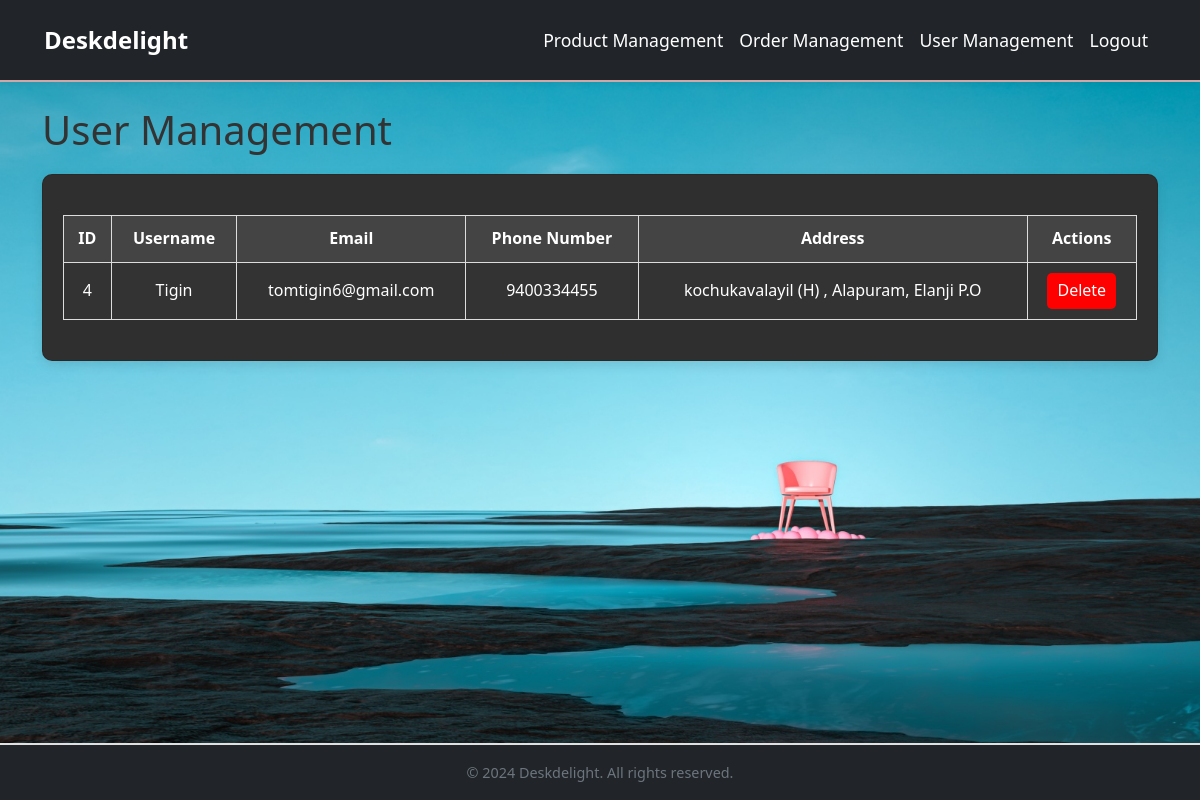
The page /user_management/ (signed in) on the database as committed earlier.
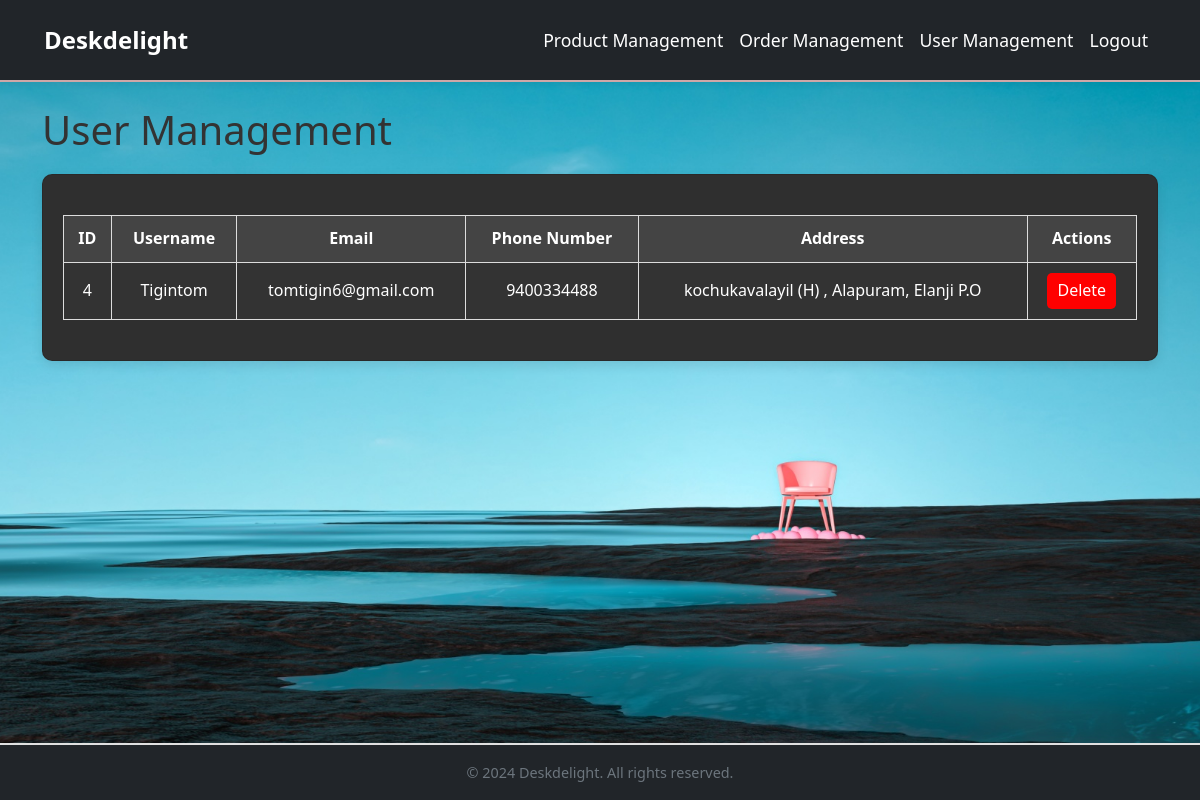
The same page on the database as committed later.
### myapp/models.py (models this page shows)
class CustomUser(AbstractUser):
    phone_number = models.CharField(max_length=15, blank=True, null=True)
    address = models.TextField(blank=True, null=True)

### myapp/views.py (the view, shortened to what this page needs)
# urls.py: path('user_management/', views.user_management, name='user_management'),
@login_required
@user_passes_test(is_admin)
def user_management(request):
    users = CustomUser.objects.filter(is_staff=False)  # Exclude admins
    return render(request, 'admin_user_management.html', {'users': users})

### myapp/views.py (called while the page is built)
def is_admin(user):
    return user.is_staff

### templates/admin_user_management.html (shortened to what this page needs)
{% extends 'admin_base.html' %}
{% block content %}
{% load static %}
<!DOCTYPE html>
<html lang="en">
<head>
    <link rel="stylesheet" href="{% static 'admin_user_management.css' %}">
</head>
<body style="text-align: center; font-family: Arial, sans-serif;">
    <h1>User Management</h1>
    <div class="card">
        <table border="1">
            <thead>
                <tr>
                    <th>ID</th>
                    <th>Username</th>
                    <th>Email</th>
                    <th>Phone Number</th>
                    <th>Address</th>
                    <th>Actions</th>
                </tr>
            </thead>
            <tbody>
                {% for user in users %}
                <tr>
                    <td>{{ user.id }}</td>
                    <td>{{ user.username }}</td>
                    <td>{{ user.email }}</td>
                    <td>{{ user.phone_number }}</td>
                    <td>{{ user.address }}</td>
                    <td>
                        <form method="POST" action="{% url 'user_management' %}">
                            <button type="submit">Delete</button>
                        </form>
                    </td>
                </tr>
                {% empty %}
                <tr>
                    <td colspan="6">No users found.</td>
                </tr>
                {% endfor %}
            </tbody>
        </table>
    </div>
</body>
</html>
{% endblock %}

Rows that differ between the two databases and show on the page:
changed CustomUser "tomtigin6@gmail.com": username "Tigin" → "Tigintom"; phone_number "9400334455" → "9400334488"
